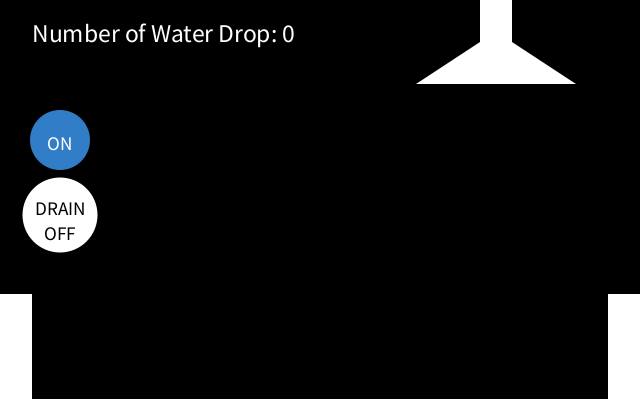
Frame 1 (no input)
Frame 60 (the mouse pressed at the canvas centre just before this capture): identical to frame 1, image omitted
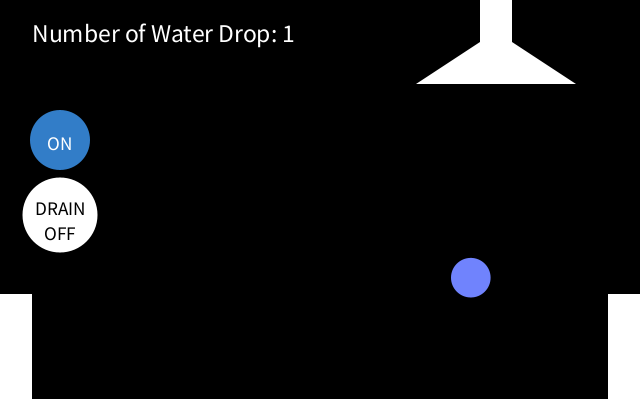
Frame 120 (the mouse held since frame 60 and released just before this capture)

The Processing sketch that drew these frames (run headless with seeded random() and noise(); from frame 60 on, the mouse is pressed at the canvas centre):

// Processing sketch: shower
// ── shower.pde
ArrayList<Ball> balls;
float[] force = {0, 0.1};
float friction = 0.99;
float boundFriction = 0.7;

float buttonX = width * 0.3; // 버튼의 x 좌표
float buttonY = height * 0.5; // 버튼의 y 좌표
float buttonR = width * 0.3; // 버튼의 크기
boolean buttonPressed = false; // 버튼 상태를 저장하는 변수
boolean drainPressed = false; // 물빠짐 버튼 상태를 저장하는 변수


void setup () {
  size(640, 420);
  //fullScreen();
  balls = new ArrayList<Ball>();
}

void keyPressed() {
  if (key == CODED) {
    if (keyCode == DOWN) {
      buttonPressed = true;
    } else if (keyCode == UP) {
      buttonPressed = false;
    }
  }
  if (key == CODED) {
    if (keyCode == SHIFT) {
      drainPressed = !drainPressed;
    }
  }
}

void draw () {
  background(0);
  noStroke();
  fill(255);
  //욕조
  rect(0, height - height * 0.05, width, height * 0.05);
  rect(0, height - height * 0.3, width * 0.05, height * 0.3);
  rect(width, height - height * 0.3, width * -0.05, height * 0.3);
  //샤워기 헤드
  rect(width * 0.75, 0, width * 0.05, height * 0.1);
  quad(width * 0.75, height * 0.1, width * 0.8, height * 0.1,
    width * 0.9, height * 0.2, width * 0.65, height * 0.2);

  for (int idx = 0; idx < balls.size(); idx++) {
    Ball aBall = balls.get(idx);
    for (int oIdx = idx + 1; oIdx < balls.size(); oIdx++) {
      aBall.collide(balls.get(oIdx), 0.8);
    }

    aBall.update(force, friction);
    aBall.boundary(boundFriction);
    aBall.display();
  }

  //on 버튼 만들기
  if (!buttonPressed) {
    ellipseMode(CENTER);
    fill(50, 125, 200); // 버튼이 눌린 상태일 때 색상
    circle(buttonX * 2, buttonY * 2.8, buttonR * 2);
    fill(255);
    textAlign(CENTER);
    textSize(width * 0.03);
    text("ON", buttonX * 2, buttonY * 3);
  }

  //drain 버튼 만들기
  if (drainPressed) {
    fill(200, 0, 50); // 버튼이 눌린 상태일 때 색상
    circle(buttonX * 2, buttonY * 4.3, buttonR * 2.5);
    //챗gpt 사용,
    //버튼을 눌렀을 때, ArrayList에 있는 모든 요소를
    //삭제하기 위해서 사용할 수 있는 매소드를 물어봄
    balls.clear();
    fill(255);
    textAlign(CENTER);
    textSize(width * 0.03);
    text("DRAIN", buttonX * 2, buttonY * 4.3);
    text("ON", buttonX * 2, buttonY * 4.8);
  } else {
    fill(255); // 버튼이 눌리지 않은 상태일 때 색상
    circle(buttonX * 2, buttonY * 4.3, buttonR * 2.5);
    fill(0);
    textAlign(CENTER);
    textSize(width * 0.03);
    text("DRAIN", buttonX * 2, buttonY * 4.3);
    text("OFF", buttonX * 2, buttonY * 4.8);
  }

  //ArrayList의 개수를 표현하는 텍스트박스
  textSize(width * 0.04);
  fill(255);
  textAlign(LEFT);
  text("Number of Water Drop: " + balls.size(),
    width * 0.05,
    height * 0.1);

  //off 버튼 만들기
  if (buttonPressed) {
    fill(200, 50, 50); // 버튼이 눌리지 않은 상태일 때 색상
    circle(buttonX * 2, buttonY * 2.8, buttonR * 2);
    fill(255);
    textAlign(CENTER);
    textSize(width * 0.03);
    text("OFF", buttonX * 2, buttonY * 3);
    return;
  }
}

void mousePressed() {
  //챗gpt
  if (!buttonPressed) { // buttonPressed가 false일 때만 공 추가
    Ball newBall = new Ball();
    newBall.make(random(width * 0.7, width * 0.85),
      height * 0.3,
      random(height * 0.03, height * 0.05));
    balls.add(newBall);
  }
}

// ── ball.pde
class Ball {
  float[] pos;
  float[] vel;
  float rad;
  float r = random(100, 120);
  float g = random(100, 220);
  float b = random(220, 255);
  
  Ball() {
    pos = new float[2];
    vel = new float[2];
  }
  
  void make(float x, float y, float rad) {
    pos[0] = x;
    pos[1] = y;
    this.rad = rad;
    vel[0] = 0;
    vel[1] = 0;
  }
  
  void update(float[] force, float friction) {
    for (int idx = 0; idx < 2; idx++) {
      vel[idx] += force[idx];
      pos[idx] += vel[idx];
      vel[idx] *= friction;
    }
  }
  
   void collide(Ball other, float friction) {
    float critDist = rad + other.rad;
    float dx = other.pos[0] - pos[0] ;
    float dy = other.pos[1] - pos[1];
    float dist = sqrt(dx * dx + dy * dy);
    if (dist < critDist) {
      float[] normalPos = {dx / dist, dy / dist};
      float overlap = critDist - dist;
      pos[0] -= overlap * normalPos[0];
      pos[1] -= overlap * normalPos[1];
      other.pos[0] += overlap * normalPos[0];
      other.pos[1] += overlap * normalPos[1];
      //거리조정
      float[] normalVel = {other.vel[0] - vel[0], other.vel[1] - vel[1]};
      float dotProduct = normalVel[0] * normalPos[0]
        + normalVel[1] * normalPos[1];
      vel[0] += dotProduct * normalPos[0] * friction;
      vel[1] += dotProduct * normalPos[1] * friction;
      other.vel[0] -= dotProduct * normalPos[0] * friction;
      other.vel[1] -= dotProduct * normalPos[1] * friction;
      //반사
    }
  }
  
  void boundary(float boundFriction) {
    if (pos[0] < width * 0.05 + rad) {
      pos[0] = width * 0.05 + rad;
      vel[0] *= -boundFriction;
    } else if (pos[0] > width - rad + width * -0.05) {
      pos[0] = width - rad + width * -0.05;
      vel[0] *= -boundFriction;
    }
    if (pos[1] > height - rad - height * .05) {
      pos[1] = height - rad - height * .05 ;
      vel[1] *= -boundFriction;
    }
  }
  
  void display() {
    push();
    translate(pos[0], pos[1]);
    noStroke();
    fill(r, g, b);
    circle(0, 0, rad * 2);
    pop();
  }
}
